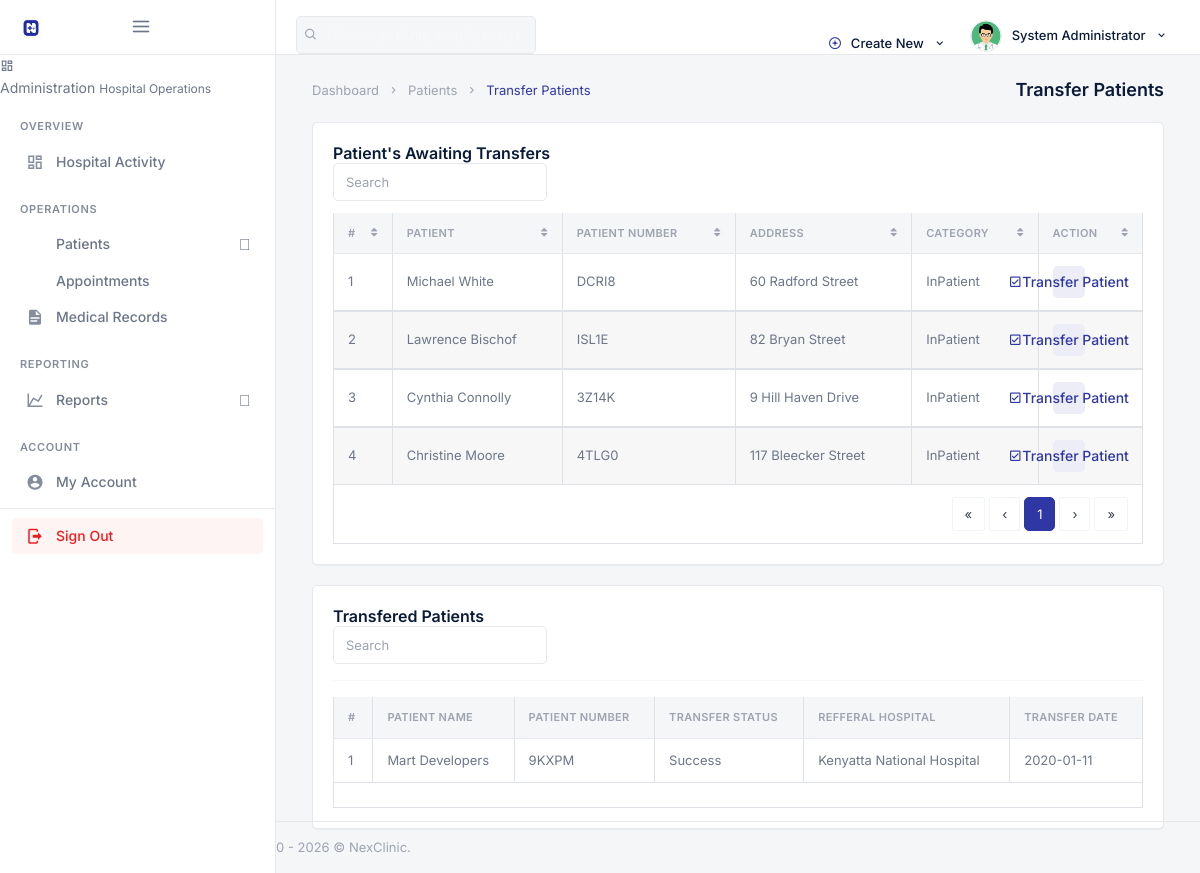
Page /backend/admin/clinical/his_admin_patient_transfer.php (signed in) on the committed database.
### tables this page shows
CREATE TABLE `his_admin` (
  `ad_id` int(20) NOT NULL,
  `ad_fname` varchar(200) DEFAULT NULL,
  `ad_lname` varchar(200) DEFAULT NULL,
  `ad_email` varchar(200) DEFAULT NULL,
  `ad_pwd` varchar(200) DEFAULT NULL,
  `ad_dpic` varchar(200) DEFAULT NULL
);

CREATE TABLE `his_patients` (
  `pat_id` int(20) NOT NULL,
  `registered_by` int(20) DEFAULT NULL,
  `pat_fname` varchar(200) DEFAULT NULL,
  `pat_lname` varchar(200) DEFAULT NULL,
  `pat_sex` varchar(20) DEFAULT NULL,
  `pat_marital_status` varchar(40) DEFAULT NULL,
  `pat_religion` varchar(80) DEFAULT NULL,
  `pat_reg_hour` time DEFAULT NULL,
  `pat_dob` varchar(200) DEFAULT NULL,
  `pat_age` varchar(200) DEFAULT NULL,
  `pat_number` varchar(200) DEFAULT NULL,
  `efile_uuid` char(36) DEFAULT NULL,
  `pat_addr` varchar(200) DEFAULT NULL,
  `pat_village` varchar(200) DEFAULT NULL,
  `pat_division` varchar(200) DEFAULT NULL,
  `pat_subdivision` varchar(200) DEFAULT NULL,
  `pat_blood_group` varchar(10) DEFAULT NULL,
  `pat_phone` varchar(200) DEFAULT NULL,
  `pat_email` varchar(200) DEFAULT NULL,
  `pat_emergency_name` varchar(200) DEFAULT NULL,
  `pat_emergency_phone` varchar(40) DEFAULT NULL,
  `pat_type` varchar(200) DEFAULT NULL,
  `pat_date_joined` timestamp(6) NOT NULL DEFAULT CURRENT_TIMESTAMP(6) ON UPDATE CURRENT_TIMESTAMP(6),
  `pat_ailment` varchar(200) DEFAULT NULL,
  `pat_discharge_status` varchar(200) DEFAULT NULL
);

CREATE TABLE `his_patient_transfers` (
  `t_id` int(20) NOT NULL,
  `t_hospital` varchar(200) DEFAULT NULL,
  `t_date` varchar(200) DEFAULT NULL,
  `t_pat_name` varchar(200) DEFAULT NULL,
  `t_pat_number` varchar(200) DEFAULT NULL,
  `t_status` varchar(200) DEFAULT NULL
);

### backend/assets/inc/nex_paths.php (called while the page is built, shortened)
<?php
function nex_admin_base() {
    return isset($GLOBALS['nex_admin_base']) ? (string) $GLOBALS['nex_admin_base'] : '';
}
function nex_admin_url($path) {
    $path = ltrim((string) $path, '/');
    return nex_admin_base() . $path;
}

### backend/security.php (called while the page is built, shortened)
<?php
function escape_output($string) {
    return htmlspecialchars((string) $string, ENT_QUOTES, 'UTF-8');
}

### backend/admin/clinical/his_admin_patient_transfer.php (the view, shortened to what this page needs)
<?php
require __DIR__ . '/../_init.php';
?>
<!DOCTYPE html>
<html lang="en">
<?php include __DIR__ . '/../assets/inc/head.php';?>
    <body>
        <div id="wrapper">
                <?php include __DIR__ . '/../assets/inc/nav.php';?>
                <?php include __DIR__ . '/../assets/inc/sidebar.php';?>
            <div class="content-page">
                <div class="content">
                    <div class="container-fluid">
                        <div class="row">
                            <div class="col-12">
                                <div class="page-title-box">
                                    <div class="page-title-right">
                                        <ol class="breadcrumb m-0">
                                            <li class="breadcrumb-item"><a href="javascript: void(0);">Dashboard</a></li>
                                            <li class="breadcrumb-item"><a href="javascript: void(0);">Patients</a></li>
                                            <li class="breadcrumb-item active">Transfer Patients</li>
                                        </ol>
                                    </div>
                                    <h4 class="page-title">Transfer Patients</h4>
                                </div>
                            </div>
                        </div>
                        <div class="row">
                            <div class="col-12">
                                <div class="card-box">
                                    <h4 class="header-title">Patient's Awaiting Transfers</h4>
                                    <div class="mb-2">
                                        <div class="row">
                                            <div class="col-12 text-sm-center form-inline" >
                                                <div class="form-group">
                                                    <input id="demo-foo-search" type="text" placeholder="Search" class="form-control form-control-sm" autocomplete="on">
                                                </div>
                                            </div>
                                        </div>
                                    </div>
                                    <div class="table-responsive">
                                        <table id="demo-foo-filtering" class="table table-bordered toggle-circle mb-0" data-page-size="7">
                                            <thead>
                                            <tr>
                                                <th>#</th>
                                                <th data-toggle="true">Patient</th>
                                                <th data-hide="phone">Patient Number</th>
                                                <th data-hide="phone"> Address</th>
                                                <th data-hide="phone"> Category</th>
                                                <th data-hide="phone">Action</th>
                                            </tr>
                                            </thead>
                                            <?php
                                                $ret="SELECT * FROM  his_patients WHERE  pat_type = 'InPatient' ";
                                                $stmt= $mysqli->prepare($ret) ;
                                                $stmt->execute() ;
                                                $res=$stmt->get_result();
                                                $cnt=1;
                                                while($row=$res->fetch_object())
                                                {
                                            ?>
                                                <tbody>
                                                <tr>
                                                    <td><?php echo escape_output($cnt); ?></td>
                                                    <td><?php echo escape_output($row->pat_fname); ?> <?php echo escape_output($row->pat_lname); ?></td>
                                                    <td><?php echo escape_output($row->pat_number); ?></td>
                                                    <td><?php echo escape_output($row->pat_addr); ?></td>
                                                    <td><?php echo escape_output($row->pat_type); ?></td>
                                                    <td>
                                                        <a href="his_admin_transfer_single_patient.php?pat_number=<?php echo escape_output($row->pat_number); ?>" class="badge badge-primary"><i class="mdi mdi-check-box-outline "></i> Transfer Patient</a>
                                                    </td>
                                                </tr>
                                                </tbody>
                                            <?php  $cnt = $cnt +1 ; }?>
                                            <tfoot>
                                            <tr class="active">
                                                <td colspan="8">
                                                    <div class="text-right">
                                                        <ul class="pagination pagination-rounded justify-content-end footable-pagination m-t-10 mb-0"></ul>
                                                    </div>
                                                </td>
                                            </tr>
                                            </tfoot>
                                        </table>
                                    </div>
                                </div>
                            </div>
                        </div>
                        <div class="row">
                            <div class="col-12">
                                <div class="card-box">
                                    <h4 class="header-title">Transfered Patients</h4>
                                    <div class="mb-2">
                                        <div class="row">
                                            <div class="col-12 text-sm-center form-inline" >
                                                <div class="form-group">
                                                    <input id="demo-foo-search" type="text" placeholder="Search" class="form-control form-control-sm" autocomplete="on">
                                                </div>
                                            </div>
                                        </div>
                                    </div>
                                    <hr>
                                    <div class="table-responsive">
                                        <table id="demo-foo-filtering" class="table table-bordered toggle-circle mb-0" data-page-size="7">
                                            <thead>
                                            <tr>
                                                <th>#</th>
                                                <th data-toggle="true">Patient Name</th>
                                                <th data-hide="phone">Patient Number</th>
                                                <th data-hide="phone">Transfer Status</th>
                                                <th data-hide="phone">Refferal Hospital</th>
                                                <th data-hide="phone">Transfer Date</th>
                                            </tr>
                                            </thead>
                                            <?php
                                                $ret="SELECT * FROM  his_patient_transfers ";
                                                $stmt= $mysqli->prepare($ret) ;
                                                $stmt->execute() ;
                                                $res=$stmt->get_result();
                                                $cnt=1;
                                                while($row=$res->fetch_object())
                                                {
                                            ?>
                                                <tbody>
                                                <tr>
                                                    <td><?php echo escape_output($cnt); ?></td>
                                                    <td><?php echo escape_output($row->t_pat_name); ?></td>
                                                    <td><?php echo escape_output($row->t_pat_number); ?></td>
                                                    <td><?php echo escape_output($row->t_status); ?></td>
                                                    <td><?php echo escape_output($row->t_hospital); ?></td>
                                                    <td><?php echo escape_output($row->t_date); ?></td>
                                                </tr>
                                                </tbody>
                                            <?php  $cnt = $cnt +1 ; }?>
                                            <tfoot>
                                            <tr class="active">
                                                <td colspan="8">
                                                </td>
                                            </tr>
                                            </tfoot>
                                        </table>
                                    </div>
                                </div>
                            </div>
                        </div>
                    </div>
                </div>
                 <?php include __DIR__ . '/../assets/inc/footer.php';?>
            </div>
        </div>
    </body>
</html>

### backend/admin/assets/inc/nav.php (shortened to what this page needs)
<?php
    $aid=$_SESSION['ad_id'];
    $ret="select * from his_admin where ad_id=?";
    $stmt= $mysqli->prepare($ret);
    $stmt->bind_param('i',$aid);
    $stmt->execute();
    $res=$stmt->get_result();
    while($row=$res->fetch_object())
    {
?>
    <div class="navbar-custom">
        <ul class="list-unstyled topnav-menu topnav-menu-left m-0">
            <li class="d-none d-lg-block">
                <form class="app-search" autocomplete="off">
                    <div class="app-search-box">
                        <button class="btn" type="button"><i class="fe-search"></i></button>
                        <input type="text" class="form-control" placeholder="Search patients, employees, records…">
                    </div>
                </form>
            </li>
        </ul>
        <div class="logo-box bg-black">
            <a href="<?php echo escape_output(nex_admin_url('his_admin_dashboard.php')); ?>" class="logo text-center">
                <span class="logo-lg">
                    <img src="<?php echo escape_output(nex_admin_url('assets/images/logo-dark.png')); ?>" alt="NexClinic" height="22">
                    <span class="ml-1 text-white font-weight-bold" style="font-size:14px;letter-spacing:-0.02em;">NexClinic</span>
                </span>
            </a>
            <button class="button-menu-mobile">
                <i class="fe-menu"></i>
            </button>
        </div>
        <ul class="list-unstyled topnav-menu float-right mb-0">
            <li class="dropdown notification-list d-none d-lg-block">
                <a class="nav-link dropdown-toggle waves-effect waves-light" data-toggle="dropdown" href="#" role="button" aria-haspopup="false" aria-expanded="false">
                    <i class="fe-plus-circle mr-1" style="color: var(--hms-primary);"></i>
                    Create New
                    <i class="mdi mdi-chevron-down ml-1"></i>
                </a>
            </li>
            <li class="dropdown notification-list">
                <a class="nav-link dropdown-toggle nav-user mr-0 waves-effect waves-light" data-toggle="dropdown" href="#" role="button" aria-haspopup="false" aria-expanded="false">
                    <img src="<?php echo escape_output(nex_admin_url('assets/images/users/' . $row->ad_dpic)); ?>" alt="User" class="rounded-circle">
                    <span class="pro-user-name ml-1 d-none d-lg-inline">
                        <?php echo escape_output($row->ad_fname); ?> <?php echo escape_output($row->ad_lname); ?>
                        <i class="mdi mdi-chevron-down ml-1"></i>
                    </span>
                </a>
            </li>
        </ul>
    </div>
<?php }?>

### rows in the picture
his_admin: ad_dpic (picture), ad_fname "System", ad_lname "Administrator"
his_patients: pat_fname "Michael", pat_lname "White", pat_number "DCRI8", pat_addr "60 Radford Street", pat_type "InPatient"
his_patients: cnt "2", pat_fname "Lawrence", pat_lname "Bischof", pat_number "ISL1E", pat_addr "82 Bryan Street", pat_type "InPatient"
his_patients: cnt "3", pat_fname "Cynthia", pat_lname "Connolly", pat_number "3Z14K", pat_addr "9 Hill Haven Drive", pat_type "InPatient"
his_patients: cnt "4", pat_fname "Christine", pat_lname "Moore", pat_number "4TLG0", pat_addr "117 Bleecker Street", pat_type "InPatient"
his_patient_transfers: t_pat_name "Mart Developers", t_pat_number "9KXPM", t_status "Success", t_hospital "Kenyatta National Hospital", t_date "2020-01-11"

### other values in the picture
escape_output($nex_ws_meta['label']) "Administration"
escape_output($nex_ws_meta['tagline']) "Hospital Operations"
escape_output($section['title']) "OVERVIEW"
escape_output($item['label']) "Hospital Activity"
escape_output($section['title']) "OPERATIONS"
escape_output($item['label']) "Patients"
escape_output($item['label']) "Appointments"
escape_output($item['label']) "Medical Records"
escape_output($section['title']) "REPORTING"
escape_output($item['label']) "Reports"
escape_output($section['title']) "ACCOUNT"
escape_output($item['label']) "My Account"
